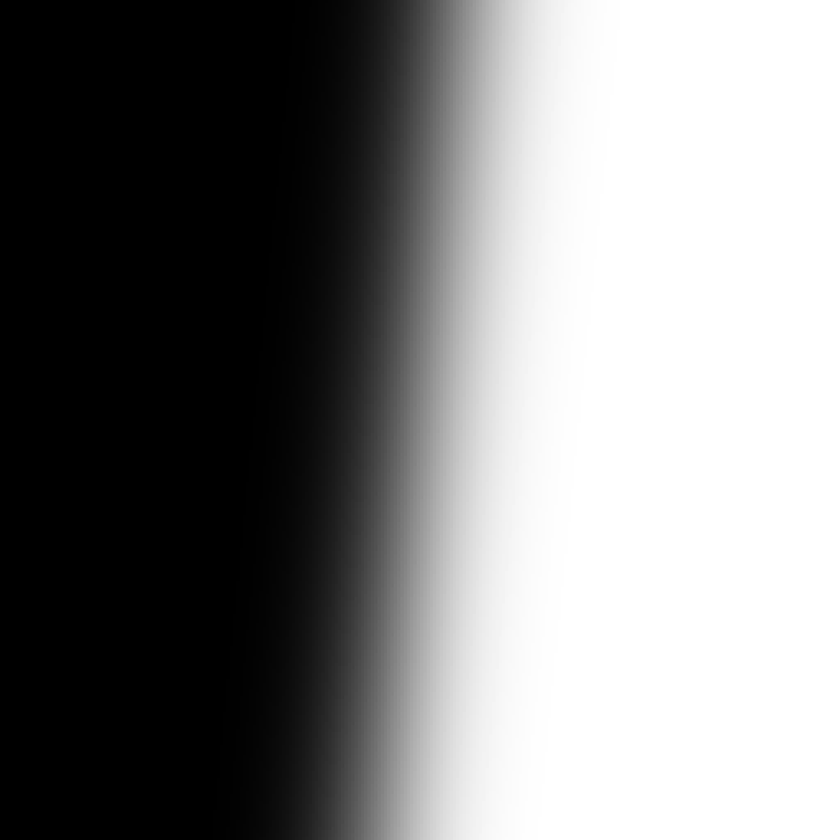
#> input picture 3 Функция модуляции передачи/1.png, 840 x 840 px, shrunk from 1500 x 1500 before the run
$ jupyter execute asd.ipynb
#> lines starting #> are read from the running program, lines starting #| are printed output that depends on the picture
# Функция модуляции передачи

[cell 1]
from PIL import Image, ImageFile
from matplotlib import pyplot as plt

[cell 2]
img1 = Image.open("1.png")
#> img1 is the input picture: PIL image 840x840 RGBA; mean R, G, B, A 128.5, 128.5, 128.5, 255
img1 = img1.rotate(5.71)
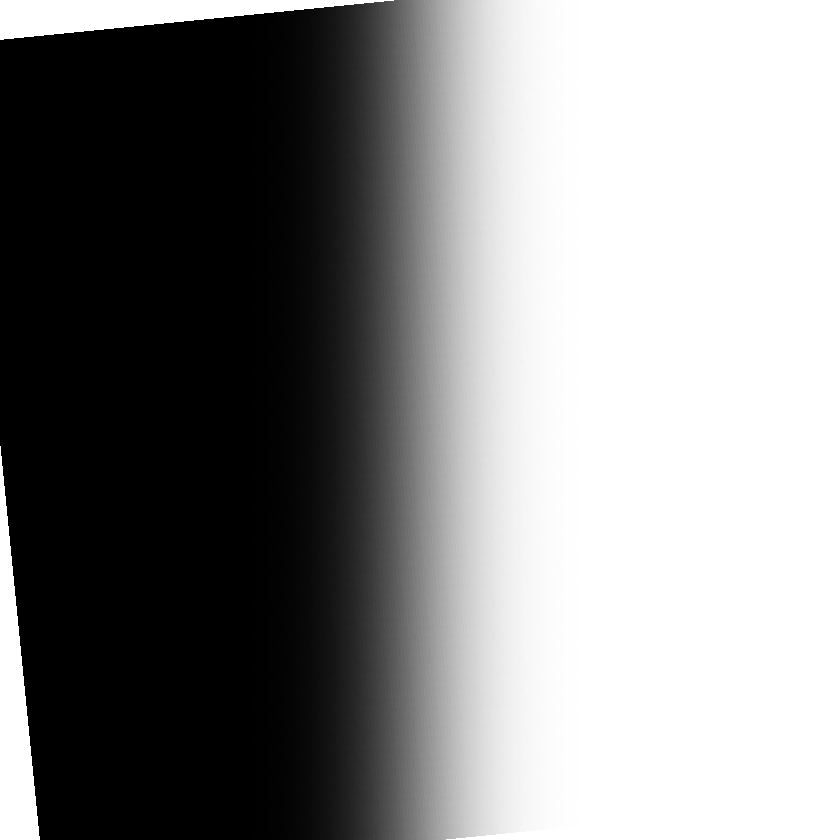
#> img1: PIL image 840x840 RGBA; mean R, G, B, A 122.7, 122.7, 122.7, 243.5; transparent parts drawn white
img2 = Image.open("2.png")
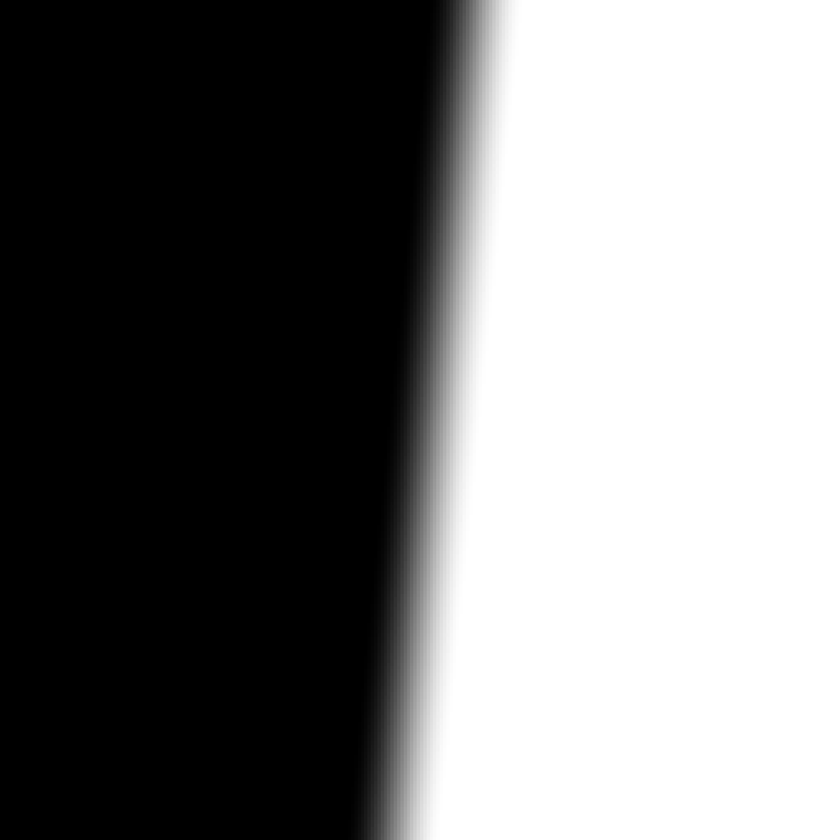
#> input picture 3 Функция модуляции передачи/2.png, 840 x 840 px, shrunk from 1500 x 1500 before the run
#> img2 is the input picture: PIL image 840x840 RGBA; mean R, G, B, A 123, 123, 123, 255
img2 = img2.rotate(5.71)
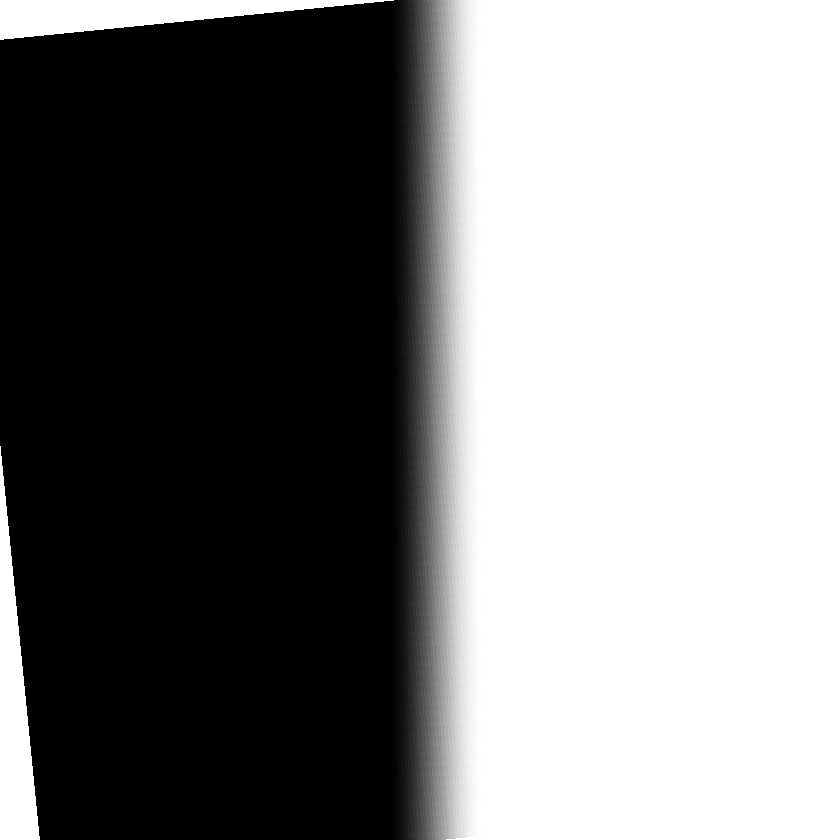
#> img2: PIL image 840x840 RGBA; mean R, G, B, A 117.3, 117.3, 117.3, 243.5; transparent parts drawn white

[cell 3]
def get_avg_row_colors(image : ImageFile, step : int) -> list[float]:
#> called with step = 50
    pixels = image.load()
    sums = [0] * image.width
#> sums = 840 values from 0 to 0
    samples_count = [0] * image.width
#> samples_count = 840 values from 0 to 0

    for y in range(0, image.height, step):
        for x in range(0, image.width):
            if pixels[x, y][3] == 0:
                continue
            sums[x] += pixels[x, y][0]
            samples_count[x] += 1
#> after the loop, samples_count = 840 values, max 17 at index 394, min 8 at index 0, mean 16.14; sums = 840 values, max 4335 at index 581, min 0 at index 0, mean 2124

    avgs = []

    for x in range(0, image.width):
        avgs.append(sums[x] / samples_count[x])
#> after the loop, avgs = 840 values from 0 to 255

    return avgs

[cell 4]
def calc_line_blur(avgs : list[float]) -> list[float]:
    res = [0] * len(avgs)

    for i in range(1, len(avgs)):
        res[i] = abs(avgs[i - 1] - avgs[i])

    return res

[cell 5]
def scale_avgs(avgs : list[float]) -> list[float]:
    return [avg / 255 for avg in avgs]

[cell 6]
def find_10p_edges(scaled_avgs : list[float]) -> tuple[int]:
    start = end = 0

    for x in range(len(scaled_avgs)):
        if scaled_avgs[x] >= 0.1:
            start = x
            break
    for x in range(len(scaled_avgs) - 1, 0, -1):
        if scaled_avgs[x] <= 0.9:
            end = x
            break

    return start, end

[cell 7]
def plot(title : str, vals_x : list[int], vals_y : list[float]) -> None:
    plt.figure(figsize=(10, 5))
    plt.plot(vals_x, vals_y)
    plt.axhline(y=0.9, color='r', linewidth=1)
    plt.axhline(y=0.1, color='r', linewidth=1)
    plt.title(title)
    plt.xlabel("Пиксели")
    plt.ylabel("Ср. яркость")
    plt.yticks([y * 0.1 for y in range(0, 11)])
    plt.grid()

[cell 8]
def compare_plot(title : str, vals_x : list[int], vals_y1 : list[float],
                 vals_y2 : list[float], label1 : str, label2 : str,
                 start1 : int, end1 : int, start2 : int, end2 : int) -> None:
    plt.figure(figsize=(20, 10))
    plt.plot(vals_x, vals_y1, color='g', label=label1, linewidth=4)
    plt.plot(vals_x, vals_y2, color='b', label=label2, linewidth=4)
    plt.axhline(y=0.9, color='r')
    plt.axhline(y=0.1, color='r')
    plt.axvline(x=start1, color='y')
    plt.axvline(x=end1, color='y')
    plt.axvline(x=start2, color='c')
    plt.axvline(x=end2, color='c')
    plt.title(title)
    plt.xlabel("Пискели")
    plt.ylabel("Ср. яркость")
    plt.yticks([y * 0.1 for y in range(0, 11)])
    plt.legend()
    plt.grid()

[cell 9]
def compare_plot_frl(title : str, vals_x : list[int], vals_y1 : list[float],
                 vals_y2 : list[float], label1 : str, label2 : str,
                 start1 : int, end1 : int, start2 : int, end2 : int, step : int = 1) -> None:
    plt.figure(figsize=(20, 10))
    vals_x = list(range(0, len(vals_x), step))
    vals_y1 = [vals_y1[i] for i in range(0, len(vals_y1), step)]
    vals_y2 = [vals_y2[i] for i in range(0, len(vals_y2), step)]
    plt.plot(vals_x, vals_y1, color='g', label=label1, linewidth=2)
    plt.plot(vals_x, vals_y2, color='b', label=label2, linewidth=2)
    plt.axvline(x=start1, color='y')
    plt.axvline(x=end1, color='y')
    plt.axvline(x=start2, color='c')
    plt.axvline(x=end2, color='c')
    plt.title(title)
    plt.xlabel("Пискели")
    plt.ylabel("Изменение яркости")
    plt.legend()
    plt.grid()

[cell 10]
avgs1 = scale_avgs(get_avg_row_colors(img1, 50))
#> avgs1 = 840 values from 0 to 1
avgs2 = scale_avgs(get_avg_row_colors(img2, 50))
#> avgs2 = 840 values from 0 to 1

plot("Image 1", list(range(0, len(avgs1))), avgs1)
plot("Image 2", list(range(0, len(avgs2))) , avgs2)
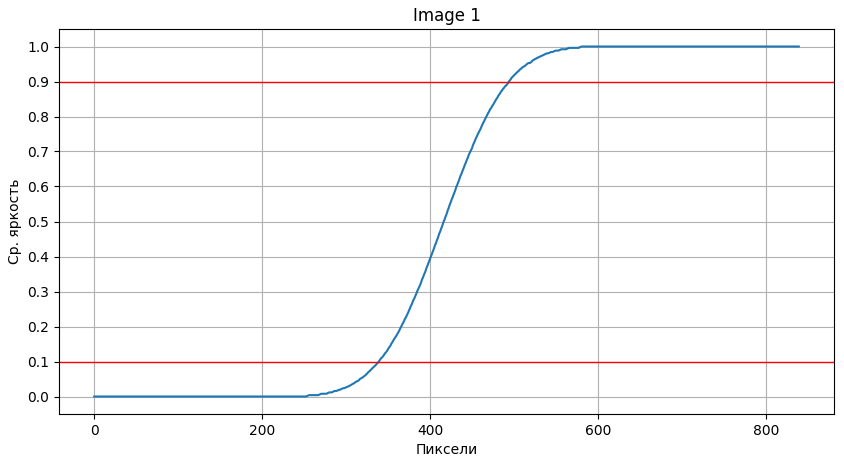
#> figure drawn by matplotlib, 1 panel; curve peaks at x = 581, y = 1
#> figure, not shown here; curve peaks at x = 481, y = 1

[cell 11]
s1, e1 = find_10p_edges(avgs1)
#> the loop in find_10p_edges, `for x in range(len(scaled_avgs)):` made 340 passes
#> start on pass 340: 339
#> the loop in find_10p_edges, `for x in range(len(scaled_avgs) - 1, 0, -1):` made 347 passes
#> end on pass 347: 493
#> x on passes 1 to 6: 839, 838, 837, 836, 835, 834
#> s1 = 339; e1 = 493
s2, e2 = find_10p_edges(avgs2)
#> the loop in find_10p_edges (call 2), `for x in range(len(scaled_avgs)):` made 407 passes
#> start on pass 407: 406
#> the loop in find_10p_edges (call 2), `for x in range(len(scaled_avgs) - 1, 0, -1):` made 378 passes
#> end on pass 378: 462
#> s2 = 406; e2 = 462

print(f"10% - {s1}, 90% - {e1}, ширина перехода - {e1 - s1} px")
#| 10% - 339, 90% - 493, ширина перехода - 154 px
print(f"10% - {s2}, 90% - {e2}, ширина перехода - {e2 - s2} px")
#| 10% - 406, 90% - 462, ширина перехода - 56 px

[cell 12]
compare_plot_frl("Сравнение функций краев полуплоскостей", list(range(0, img1.width)), avgs1, avgs2, "Image 1", "Image 2", s1, e1, s2, e2)
#> in compare_plot_frl, `vals_x = list(range(0, len(vals_x), step))`: vals_x = 840 values from 0 to 839
#> in compare_plot_frl, `vals_y1 = [vals_y1[i] for i in range(0, len(vals_y1), step)]`: vals_y1 = 840 values from 0 to 1
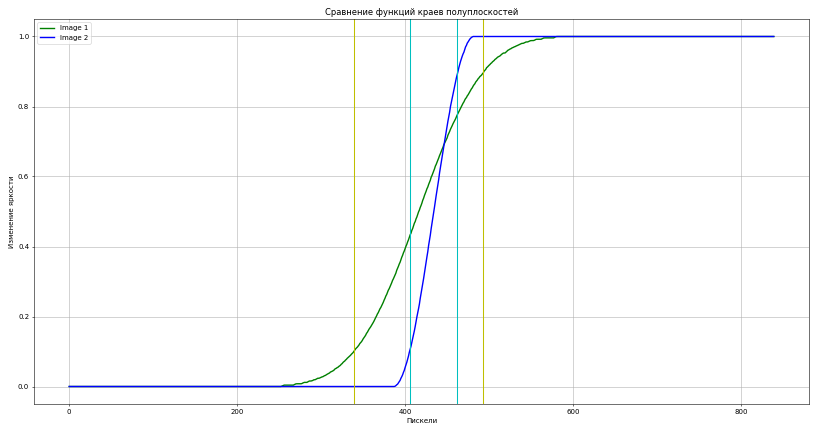
#> figure drawn by matplotlib, 1 panel; curve peaks at x = 581, y = 1; curve peaks at x = 481, y = 1

[cell 13]
step = 1 # Влияет только на отрисовку графика

frl1 = calc_line_blur(get_avg_row_colors(img1, step))
#> in calc_line_blur, `res = [0] * len(avgs)`: res = 840 values from 0 to 0
#> after the loop in calc_line_blur, `for i in range(1, len(avgs)):`: res = 840 values, max 1.9 at index 415, min 0 at index 0, mean 0.304
#> frl1 has the same summary as res in calc_line_blur
frl2 = calc_line_blur(get_avg_row_colors(img2, step))
#> frl2 = 840 values, max 4.2 at index 441, min 0 at index 0, mean 0.304

compare_plot_frl("Сравнение краевых функций", list(range(0, len(avgs1))), frl1, frl2, "Image 1", "Image 2", s1, e1, s2, e2, step)
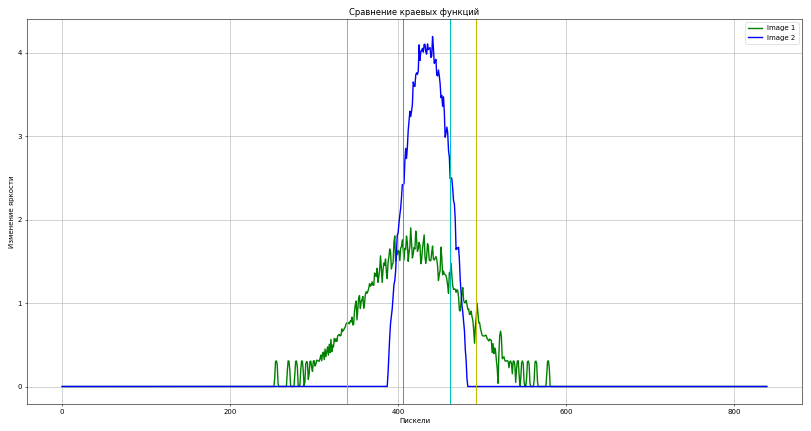
#> figure drawn by matplotlib, 1 panel; curve peaks at x = 415, y = 1.9; curve peaks at x = 441, y = 4.2
